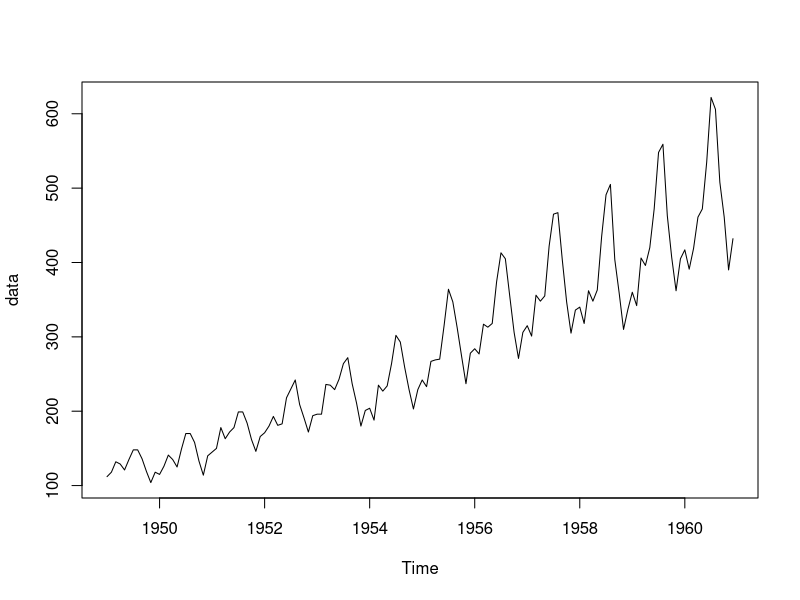
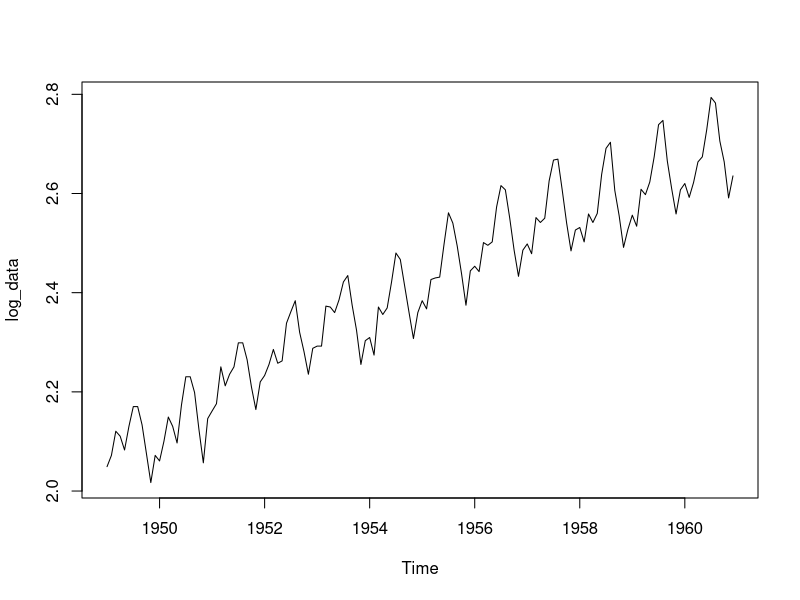
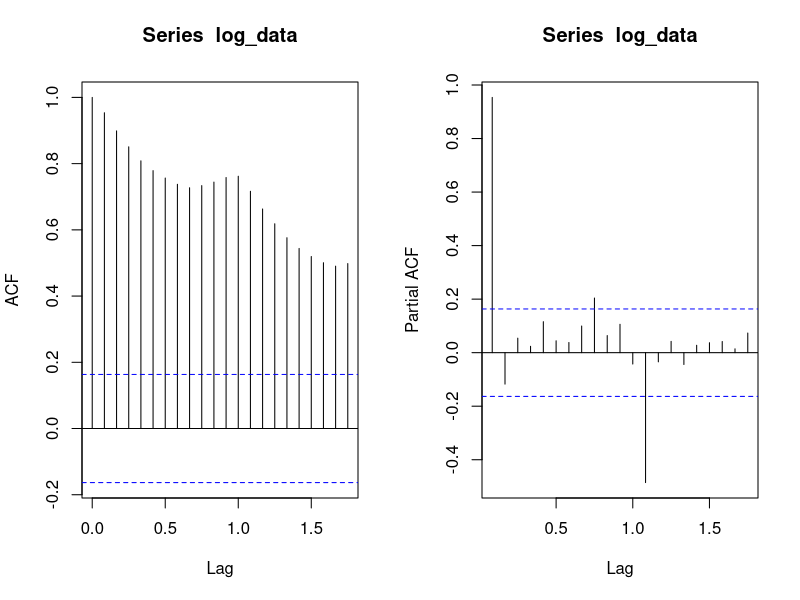
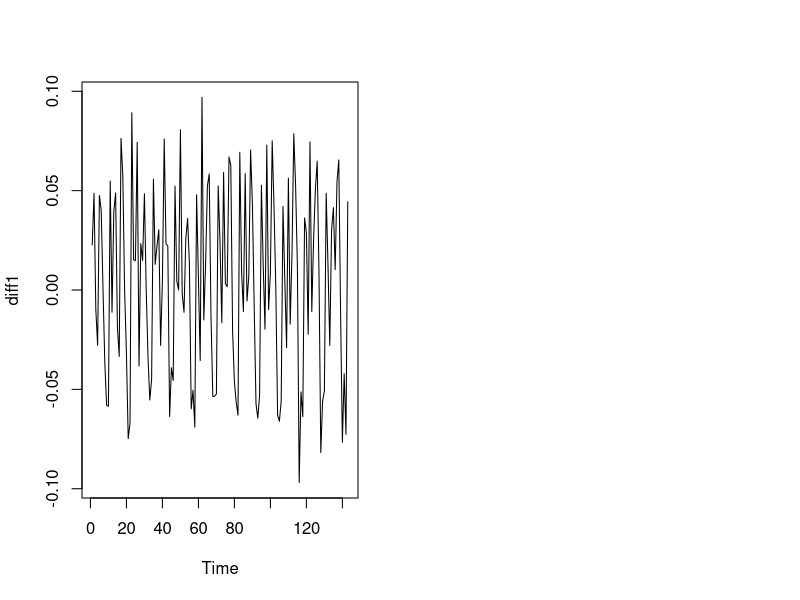
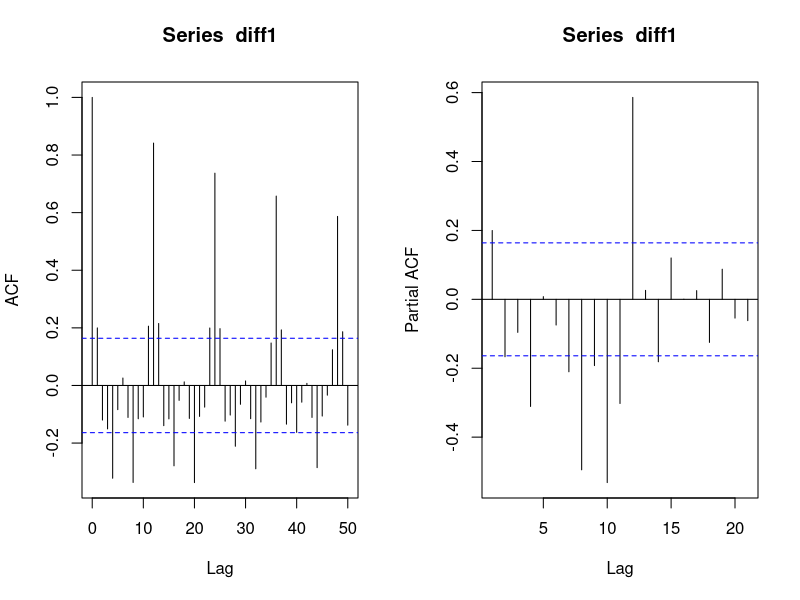
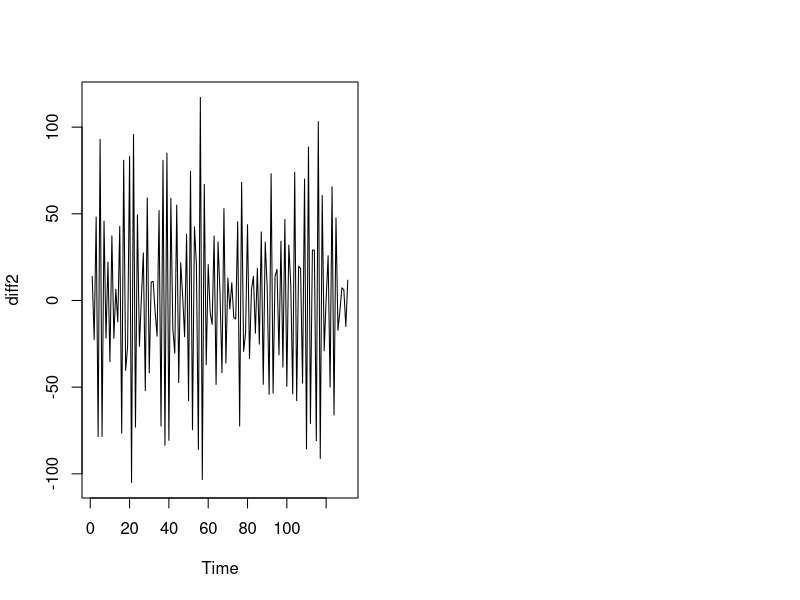
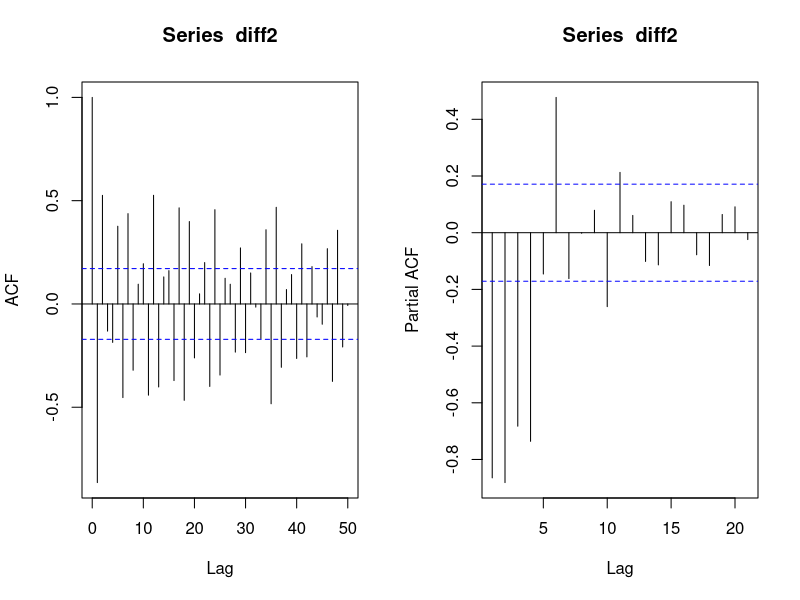
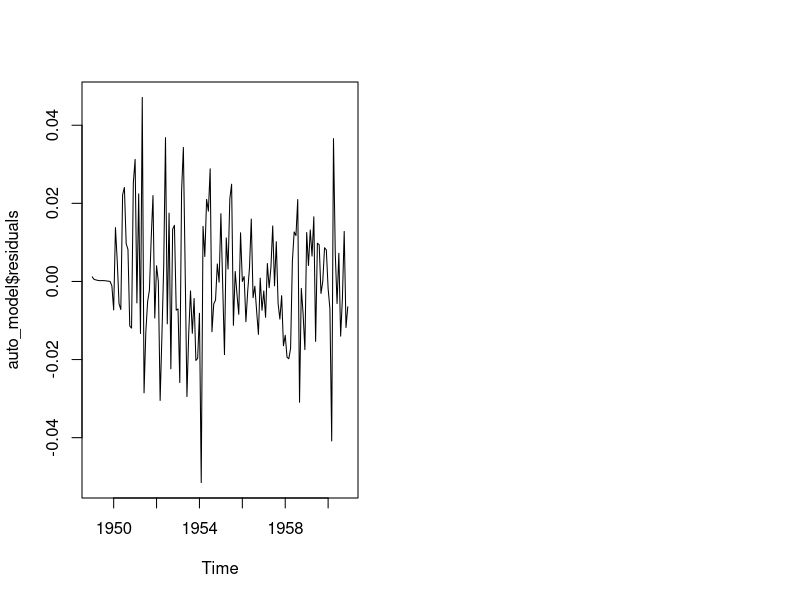

Here is the R script that generated these plots, in order:
library(tseries)
library(forecast)
data= AirPassengers
View(data)
plot(data)
dim(data) #dimension of the data

cat("ADF Test p-value:", adf.test(data)$p.value, "\n")
cat("KPSS Test p-value:", kpss.test(data)$p.value, "\n")

log_data=log10(data)#Special type of scaling done
plot(log_data)

cat("ADF Test p-value:", adf.test(log_data)$p.value, "\n")
cat("KPSS Test p-value:", kpss.test(log_data)$p.value, "\n")

par(mfrow=c(1,2))
acf(log_data)
pacf(log_data)
# from the ACF and PACF plot we can see that the plot is not exponentially decreasing, can conclude that the series is not stationary
# Today's value is dependent of all the previous values.
diff1 <- diff.default(log_data, differences = 1)
plot.ts(diff1)

cat("ADF Test p-value:", adf.test(diff1)$p.value, "\n")
cat("KPSS Test p-value:", kpss.test(diff1)$p.value, "\n")

par(mfrow=c(1,2))
acf(diff1, lag.max = 50)
pacf(diff1)

diff2 <- diff.default(diff1, differences = 12)
plot(diff2)

cat("ADF Test p-value:", adf.test(diff2)$p.value, "\n")
cat("KPSS Test p-value:", kpss.test(diff2)$p.value, "\n")

par(mfrow=c(1,2))
acf(diff2, lag.max = 50)
pacf(diff2)

auto_model= auto.arima(log_data)
summary(auto_model)
auto_model$residuals
arima(diff2, order= c(1,0,1))

# For Checking of Error: Diagnostics Checking of Error
# Plot Residuals
plot(auto_model$residuals)
tsdisplay(residuals(auto_model), main="Residuals diagnostics")

forecast_value=forecast(auto_model,h=12)
print(forecast_value)

original_forecast=10^(forecast_value$mean)
original_forecast
